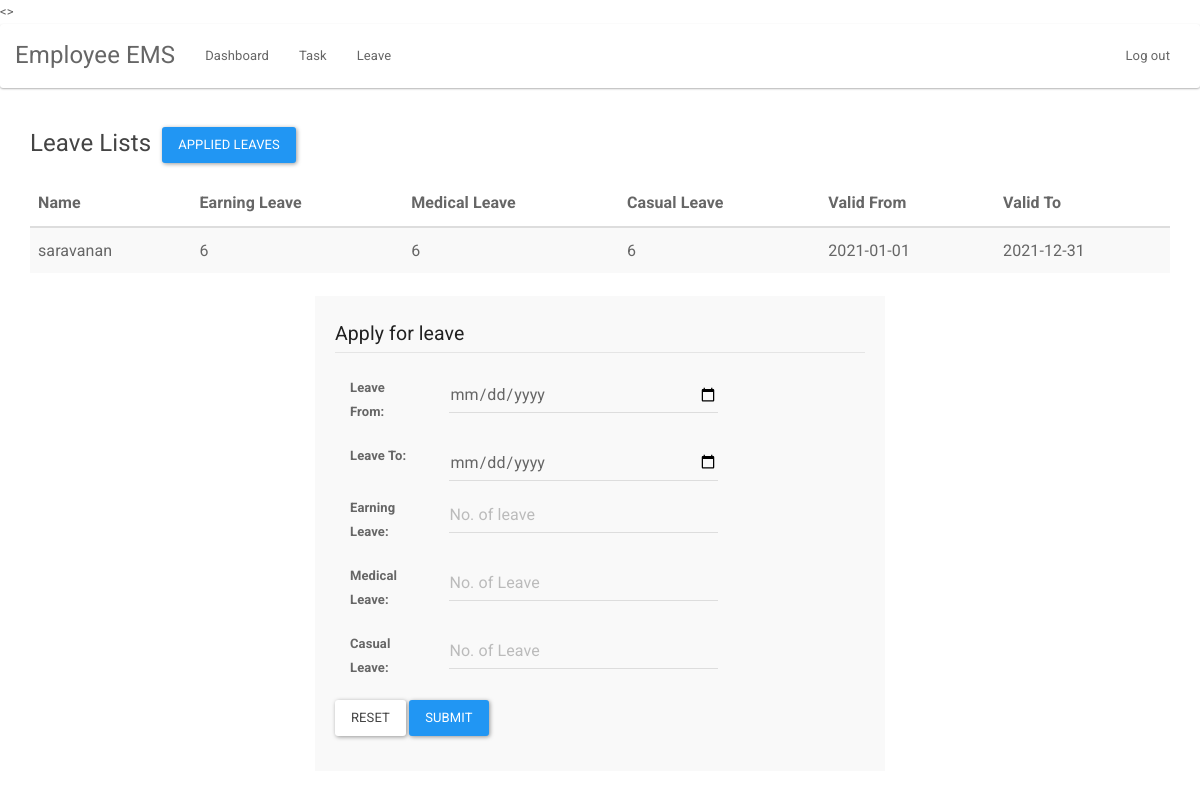
The page /employee/leave.php (signed in) on the database its author committed.
### tables this page shows
CREATE TABLE `assign_leave` (
  `id` int(255) NOT NULL,
  `v_from` varchar(1000) NOT NULL,
  `v_to` varchar(1000) NOT NULL,
  `e_leave` varchar(1000) NOT NULL,
  `m_leave` varchar(1000) NOT NULL,
  `c_leave` varchar(1000) NOT NULL,
  `assign_by` varchar(1000) NOT NULL,
  `assign_to` int(255) NOT NULL,
  `modified_date` timestamp NOT NULL DEFAULT current_timestamp() ON UPDATE current_timestamp()
);

CREATE TABLE `users` (
  `user_id` int(255) NOT NULL,
  `name` varchar(1000) NOT NULL,
  `email` varchar(1000) NOT NULL,
  `password` varchar(1000) NOT NULL,
  `department` varchar(1000) NOT NULL,
  `role` varchar(100) NOT NULL,
  `created_on` timestamp NOT NULL DEFAULT current_timestamp() ON UPDATE current_timestamp()
);

### employee/leave.php (the view, shortened to what this page needs)
<?php include "../auth/auth.php";?>
<html>
<head>
    <link rel="stylesheet" href="../css/style.css">
</head>
<?php include "header.php";?>
<div class="container">
<h4>Leave Lists  <a href="applied-leave.php" class="btn btn-primary" style="margin:5px;"> Applied Leaves</a></h4>
    <table class="table table-striped table-hover ">
        <thead>
        <tr>
            <th>Name</th>
            <th>Earning Leave</th>
            <th>Medical Leave</th>
            <th>Casual Leave</th>
            <th>Valid From</th>
            <th>Valid To</th>
        </tr>
        </thead>
        <tbody>
        <?php
        $i=1;
        $user_id=$_SESSION['user_id'];
        $query="SELECT * from `assign_leave` t1 join `users` t2 on t1.assign_to=t2.user_id where t2.user_id = $user_id";
        $res=mysqli_query($conn,$query);
        $count=mysqli_num_rows($res);
        if($count>0)
        {
            while($row=mysqli_fetch_array($res))
            {
                ?>
                <tr>
                    <td ><?php echo $row['name'];?></td>
                    <td class="eleave"><?php echo $row['e_leave'];?></td>
                    <td class="mleave"><?php echo $row['m_leave'];?></td>
                    <td class="cleave"><?php echo $row['c_leave'];?></td>
                    <td class="v_from"><?php echo $row['v_from'];?></td>
                    <td class="v_to"><?php echo $row['v_to'];?></td>
                </tr>
                <?php
                $i++;}
        }
        else{
            echo"No Record Found";
        }?>
        </tbody>
    </table>
    <div class="col-xs-6 col-xs-push-3 well">
    <form class="form-horizontal" method="post" action="apply-leave.php">
        <fieldset>
            <legend>Apply for leave </legend>
        </fieldset>
        <div class="col-xs-9">
            <div class="form-group">
                <label for="Name" class="col-lg-3"><b>Leave From:</b></label>
                <div class="col-lg-9">
                    <input type="date" name="l_from" placeholder="mm/dd/yyyy" class="form-control" onblur="checkDate(this.value)">
                </div>
            </div>
        </div>
        <div class="col-xs-9">
            <div class="form-group">
                <label for="Name" class="col-lg-3"><b>Leave To:</b></label>
                <div class="col-lg-9">
                    <input type="date" name="l_to" placeholder="mm/dd/yyyy" class="form-control" onblur="checkDate(this.value)" >
                </div>
            </div>
        </div>
        <div class="col-xs-9">
            <div class="form-group">
                <label for="Name" class="col-lg-3"><b>Earning Leave:</b></label>
                <div class="col-lg-9">
                    <input type="text" name="eleave" placeholder="No. of leave" class="form-control" onblur="checkeleavequan(this.value)">
                </div>
            </div>
        </div>
        <div class="col-xs-9">
            <div class="form-group">
                <label for="Name" class="col-lg-3"><b>Medical Leave:</b></label>
                <div class="col-lg-9">
                    <input type="text" name="mleave" placeholder="No. of Leave" class="form-control" onblur="checkmleavequan(this.value)">
                </div>
            </div>
        </div>
        <div class="col-xs-9">
            <div class="form-group">
                <label for="Name" class="col-lg-3"><b>Casual Leave:</b></label>
                <div class="col-lg-9">
                    <input type="text" name="cleave" placeholder="No. of Leave" class="form-control" onblur="checkcleavequan(this.value)">
                </div>
            </div>
        </div>
        <div class="form-group">
            <div class="col-lg-12">
                <button type="reset" class="btn btn-default">Reset</button>
                <button type="submit" class="btn btn-primary">Submit</button>
            </div>
        </div>
</div>
</div>
</body>
</html>

### rows shown on the page
assign_leave: users.name "saravanan", e_leave "6", m_leave "6", c_leave "6", v_from "2021-01-01", v_to "2021-12-31"
